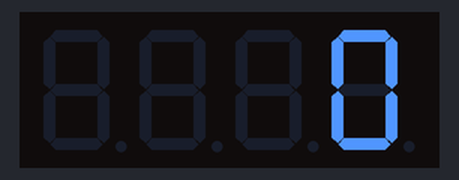
A sketch run on a simulated Arduino Uno, built with avr-gcc and run on an emulated ATmega328P. On the bench: 4-digit seven-segment display.

Above: at 0.1 s.
At 4.9 s:
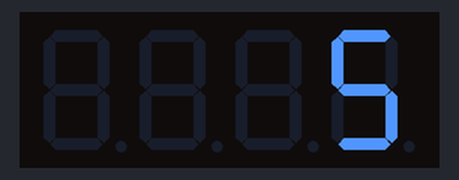
At 9.7 s:
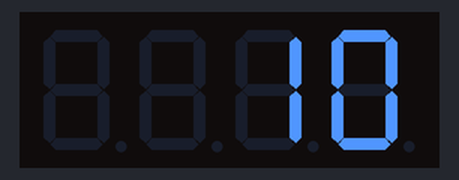
At 19.3 s:
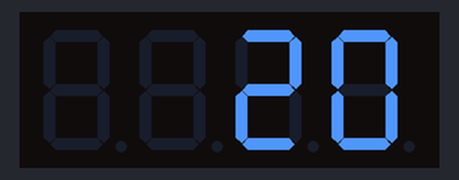
At 28.9 s:
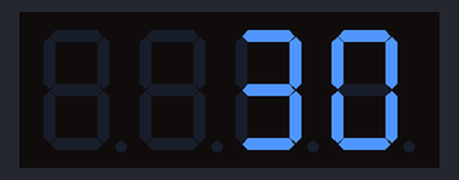
At 38.5 s:
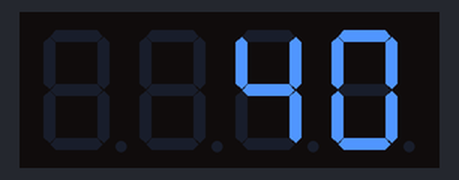

Measured:
- what the display in image 2 shows lasts 1.0 s, from 9.6 s to 10.6 s

The sketch:

reloj.ino
```cpp
#include <SevSeg.h>

SevSeg sevseg;

// ========================
// PARAMETRO DE VELOCIDAD
// ========================
// 1   = velocidad normal
// 10  = 10x mas rapido
// 60  = 1 minuto real = 1 hora del reloj
// 3600 = 1 segundo real = 1 hora del reloj
const unsigned long SPEED_FACTOR = 60;

void setup() {
  byte numDigits = 4;
  byte digitPins[] = {10, 11, 12, 13};
  byte segmentPins[] = {2, 3, 4, 5, 6, 7, 8, 9};

  sevseg.begin(COMMON_ANODE, numDigits, digitPins, segmentPins,
               false, false, false, false);
  sevseg.setBrightness(90);
}

void loop() {
  static unsigned long lastUpdate = 0;
  static int seconds = 0;
  static int minutes = 0;
  static int hours = 0;

  unsigned long now = millis();
  unsigned long interval = 1000 / SPEED_FACTOR;
  if (interval < 1) interval = 1;

  if (now - lastUpdate >= interval) {
    lastUpdate += interval;
    seconds++;

    if (seconds >= 60) {
      seconds = 0;
      minutes++;
    }
    if (minutes >= 60) {
      minutes = 0;
      hours++;
    }
    if (hours >= 24) {
      hours = 0;
    }
  }

  int displayTime = hours * 100 + minutes;
  sevseg.setNumber(displayTime);

  // SIEMPRE refrescar el display lo mas rapido posible
  sevseg.refreshDisplay();
}
```
